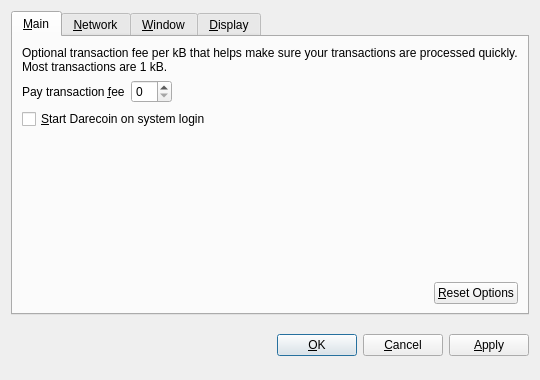
<?xml version="1.0" encoding="UTF-8"?>
<ui version="4.0">
 <class>OptionsDialog</class>
 <widget class="QDialog" name="OptionsDialog">
  <property name="geometry">
   <rect>
    <x>0</x>
    <y>0</y>
    <width>540</width>
    <height>380</height>
   </rect>
  </property>
  <property name="windowTitle">
   <string>Options</string>
  </property>
  <property name="modal">
   <bool>true</bool>
  </property>
  <layout class="QVBoxLayout" name="verticalLayout">
   <item>
    <widget class="QTabWidget" name="tabWidget">
     <property name="tabPosition">
      <enum>QTabWidget::North</enum>
     </property>
     <property name="currentIndex">
      <number>0</number>
     </property>
     <widget class="QWidget" name="tabMain">
      <attribute name="title">
       <string>&amp;Main</string>
      </attribute>
      <layout class="QVBoxLayout" name="verticalLayout_Main">
       <item>
        <widget class="QLabel" name="transactionFeeInfoLabel">
         <property name="text">
          <string>Optional transaction fee per kB that helps make sure your transactions are processed quickly. Most transactions are 1 kB.</string>
         </property>
         <property name="textFormat">
          <enum>Qt::PlainText</enum>
         </property>
         <property name="wordWrap">
          <bool>true</bool>
         </property>
        </widget>
       </item>
       <item>
        <layout class="QHBoxLayout" name="horizontalLayout_1_Main">
         <item>
          <widget class="QLabel" name="transactionFeeLabel">
           <property name="text">
            <string>Pay transaction &amp;fee</string>
           </property>
           <property name="textFormat">
            <enum>Qt::PlainText</enum>
           </property>
           <property name="buddy">
            <cstring>transactionFee</cstring>
           </property>
          </widget>
         </item>
         <item>
          <widget class="BitcoinAmountField" name="transactionFee"/>
         </item>
         <item>
          <spacer name="horizontalSpacer_1_Main">
           <property name="orientation">
            <enum>Qt::Horizontal</enum>
           </property>
           <property name="sizeHint" stdset="0">
            <size>
             <width>40</width>
             <height>20</height>
            </size>
           </property>
          </spacer>
         </item>
        </layout>
       </item>
       <item>
        <widget class="QCheckBox" name="bitcoinAtStartup">
         <property name="toolTip">
          <string>Automatically start Darecoin after logging in to the system.</string>
         </property>
         <property name="text">
          <string>&amp;Start Darecoin on system login</string>
         </property>
        </widget>
       </item>
       <item>
        <spacer name="verticalSpacer_Main">
         <property name="orientation">
          <enum>Qt::Vertical</enum>
         </property>
         <property name="sizeHint" stdset="0">
          <size>
           <width>20</width>
           <height>40</height>
          </size>
         </property>
        </spacer>
       </item>
       <item>
        <layout class="QHBoxLayout" name="horizontalLayout_2_Main">
         <item>
          <spacer name="horizontalSpacer_2_Main">
           <property name="orientation">
            <enum>Qt::Horizontal</enum>
           </property>
           <property name="sizeHint" stdset="0">
            <size>
             <width>40</width>
             <height>20</height>
            </size>
           </property>
          </spacer>
         </item>
         <item>
          <widget class="QPushButton" name="resetButton">
           <property name="toolTip">
            <string>Reset all client options to default.</string>
           </property>
           <property name="text">
            <string>&amp;Reset Options</string>
           </property>
           <property name="autoDefault">
            <bool>false</bool>
           </property>
          </widget>
         </item>
        </layout>
       </item>
      </layout>
     </widget>
     <widget class="QWidget" name="tabNetwork">
      <attribute name="title">
       <string>&amp;Network</string>
      </attribute>
      <layout class="QVBoxLayout" name="verticalLayout_Network">
       <item>
        <widget class="QCheckBox" name="mapPortUpnp">
         <property name="toolTip">
          <string>Automatically open the Darecoin client port on the router. This only works when your router supports UPnP and it is enabled.</string>
         </property>
         <property name="text">
          <string>Map port using &amp;UPnP</string>
         </property>
        </widget>
       </item>
       <item>
        <widget class="QCheckBox" name="connectSocks">
         <property name="toolTip">
          <string>Connect to the Darecoin network through a SOCKS proxy (e.g. when connecting through Tor).</string>
         </property>
         <property name="text">
          <string>&amp;Connect through SOCKS proxy:</string>
         </property>
        </widget>
       </item>
       <item>
        <layout class="QHBoxLayout" name="horizontalLayout_Network">
         <item>
          <widget class="QLabel" name="proxyIpLabel">
           <property name="text">
            <string>Proxy &amp;IP:</string>
           </property>
           <property name="textFormat">
            <enum>Qt::PlainText</enum>
           </property>
           <property name="buddy">
            <cstring>proxyIp</cstring>
           </property>
          </widget>
         </item>
         <item>
          <widget class="QValidatedLineEdit" name="proxyIp">
           <property name="maximumSize">
            <size>
             <width>140</width>
             <height>16777215</height>
            </size>
           </property>
           <property name="toolTip">
            <string>IP address of the proxy (e.g. 127.0.0.1)</string>
           </property>
          </widget>
         </item>
         <item>
          <widget class="QLabel" name="proxyPortLabel">
           <property name="text">
            <string>&amp;Port:</string>
           </property>
           <property name="textFormat">
            <enum>Qt::PlainText</enum>
           </property>
           <property name="buddy">
            <cstring>proxyPort</cstring>
           </property>
          </widget>
         </item>
         <item>
          <widget class="QLineEdit" name="proxyPort">
           <property name="maximumSize">
            <size>
             <width>55</width>
             <height>16777215</height>
            </size>
           </property>
           <property name="toolTip">
            <string>Port of the proxy (e.g. 9050)</string>
           </property>
          </widget>
         </item>
         <item>
          <widget class="QLabel" name="socksVersionLabel">
           <property name="text">
            <string>SOCKS &amp;Version:</string>
           </property>
           <property name="textFormat">
            <enum>Qt::PlainText</enum>
           </property>
           <property name="buddy">
            <cstring>socksVersion</cstring>
           </property>
          </widget>
         </item>
         <item>
          <widget class="QValueComboBox" name="socksVersion">
           <property name="toolTip">
            <string>SOCKS version of the proxy (e.g. 5)</string>
           </property>
          </widget>
         </item>
         <item>
          <spacer name="horizontalSpacer_Network">
           <property name="orientation">
            <enum>Qt::Horizontal</enum>
           </property>
           <property name="sizeHint" stdset="0">
            <size>
             <width>40</width>
             <height>20</height>
            </size>
           </property>
          </spacer>
         </item>
        </layout>
       </item>
       <item>
        <spacer name="verticalSpacer_Network">
         <property name="orientation">
          <enum>Qt::Vertical</enum>
         </property>
         <property name="sizeHint" stdset="0">
          <size>
           <width>20</width>
           <height>40</height>
          </size>
         </property>
        </spacer>
       </item>
      </layout>
     </widget>
     <widget class="QWidget" name="tabWindow">
      <attribute name="title">
       <string>&amp;Window</string>
      </attribute>
      <layout class="QVBoxLayout" name="verticalLayout_Window">
       <item>
        <widget class="QCheckBox" name="minimizeToTray">
         <property name="toolTip">
          <string>Show only a tray icon after minimizing the window.</string>
         </property>
         <property name="text">
          <string>&amp;Minimize to the tray instead of the taskbar</string>
         </property>
        </widget>
       </item>
       <item>
        <widget class="QCheckBox" name="minimizeOnClose">
         <property name="toolTip">
          <string>Minimize instead of exit the application when the window is closed. When this option is enabled, the application will be closed only after selecting Quit in the menu.</string>
         </property>
         <property name="text">
          <string>M&amp;inimize on close</string>
         </property>
        </widget>
       </item>
       <item>
        <spacer name="verticalSpacer_Window">
         <property name="orientation">
          <enum>Qt::Vertical</enum>
         </property>
         <property name="sizeHint" stdset="0">
          <size>
           <width>20</width>
           <height>40</height>
          </size>
         </property>
        </spacer>
       </item>
      </layout>
     </widget>
     <widget class="QWidget" name="tabDisplay">
      <attribute name="title">
       <string>&amp;Display</string>
      </attribute>
      <layout class="QVBoxLayout" name="verticalLayout_Display">
       <item>
        <layout class="QHBoxLayout" name="horizontalLayout_1_Display">
         <item>
          <widget class="QLabel" name="langLabel">
           <property name="text">
            <string>User Interface &amp;language:</string>
           </property>
           <property name="textFormat">
            <enum>Qt::PlainText</enum>
           </property>
           <property name="buddy">
            <cstring>lang</cstring>
           </property>
          </widget>
         </item>
         <item>
          <widget class="QValueComboBox" name="lang">
           <property name="toolTip">
            <string>The user interface language can be set here. This setting will take effect after restarting Darecoin.</string>
           </property>
          </widget>
         </item>
        </layout>
       </item>
       <item>
        <layout class="QHBoxLayout" name="horizontalLayout_2_Display">
         <item>
          <widget class="QLabel" name="unitLabel">
           <property name="text">
            <string>&amp;Unit to show amounts in:</string>
           </property>
           <property name="textFormat">
            <enum>Qt::PlainText</enum>
           </property>
           <property name="buddy">
            <cstring>unit</cstring>
           </property>
          </widget>
         </item>
         <item>
          <widget class="QValueComboBox" name="unit">
           <property name="toolTip">
            <string>Choose the default subdivision unit to show in the interface and when sending coins.</string>
           </property>
          </widget>
         </item>
        </layout>
       </item>
       <item>
        <widget class="QCheckBox" name="displayAddresses">
         <property name="toolTip">
          <string>Whether to show Darecoin addresses in the transaction list or not.</string>
         </property>
         <property name="text">
          <string>&amp;Display addresses in transaction list</string>
         </property>
        </widget>
       </item>
       <item>
        <widget class="QCheckBox" name="coinControlFeatures">
         <property name="toolTip">
          <string>Whether to show coin control features or not.</string>
         </property>
         <property name="text">
          <string>Display coin &amp;control features (experts only!)</string>
         </property>
        </widget>
       </item>
       <item>
        <spacer name="verticalSpacer_Display">
         <property name="orientation">
          <enum>Qt::Vertical</enum>
         </property>
         <property name="sizeHint" stdset="0">
          <size>
           <width>20</width>
           <height>40</height>
          </size>
         </property>
        </spacer>
       </item>
      </layout>
     </widget>
    </widget>
   </item>
   <item>
    <layout class="QHBoxLayout" name="horizontalLayout_Buttons">
     <item>
      <spacer name="horizontalSpacer_1">
       <property name="orientation">
        <enum>Qt::Horizontal</enum>
       </property>
       <property name="sizeHint" stdset="0">
        <size>
         <width>40</width>
         <height>48</height>
        </size>
       </property>
      </spacer>
     </item>
     <item>
      <widget class="QLabel" name="statusLabel">
       <property name="font">
        <font>
         <weight>75</weight>
         <bold>true</bold>
        </font>
       </property>
       <property name="text">
        <string/>
       </property>
       <property name="textFormat">
        <enum>Qt::PlainText</enum>
       </property>
       <property name="wordWrap">
        <bool>true</bool>
       </property>
      </widget>
     </item>
     <item>
      <spacer name="horizontalSpacer_2">
       <property name="orientation">
        <enum>Qt::Horizontal</enum>
       </property>
       <property name="sizeHint" stdset="0">
        <size>
         <width>40</width>
         <height>48</height>
        </size>
       </property>
      </spacer>
     </item>
     <item>
      <widget class="QPushButton" name="okButton">
       <property name="text">
        <string>&amp;OK</string>
       </property>
      </widget>
     </item>
     <item>
      <widget class="QPushButton" name="cancelButton">
       <property name="text">
        <string>&amp;Cancel</string>
       </property>
       <property name="autoDefault">
        <bool>false</bool>
       </property>
      </widget>
     </item>
     <item>
      <widget class="QPushButton" name="applyButton">
       <property name="text">
        <string>&amp;Apply</string>
       </property>
       <property name="autoDefault">
        <bool>false</bool>
       </property>
      </widget>
     </item>
    </layout>
   </item>
  </layout>
 </widget>
 <customwidgets>
  <customwidget>
   <class>BitcoinAmountField</class>
   <extends>QSpinBox</extends>
   <header>bitcoinamountfield.h</header>
  </customwidget>
  <customwidget>
   <class>QValueComboBox</class>
   <extends>QComboBox</extends>
   <header>qvaluecombobox.h</header>
  </customwidget>
  <customwidget>
   <class>QValidatedLineEdit</class>
   <extends>QLineEdit</extends>
   <header>qvalidatedlineedit.h</header>
  </customwidget>
 </customwidgets>
 <resources/>
 <connections/>
</ui>
